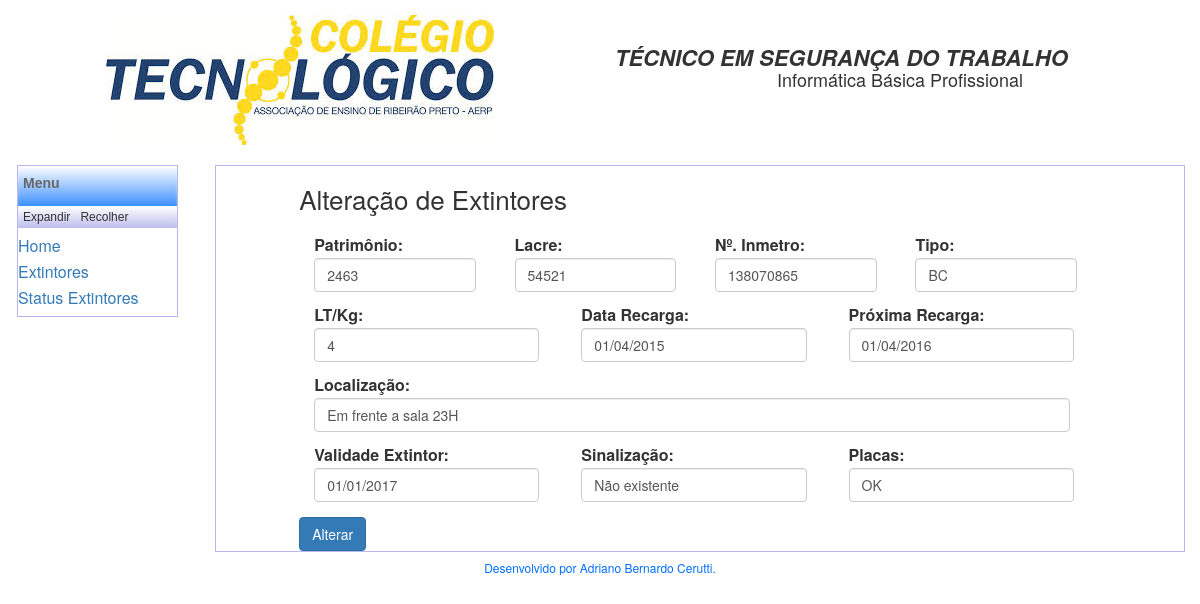
Page /alterar.php?id=64 on the committed database.
### tables this page shows
CREATE TABLE IF NOT EXISTS `requisitos` (
`id` int(11) NOT NULL,
  `patrimonio` varchar(50) NOT NULL,
  `lacre` varchar(50) NOT NULL,
  `inmetro` varchar(50) NOT NULL,
  `tipo` varchar(50) NOT NULL,
  `lt_kg` varchar(50) NOT NULL,
  `data_recarga` date NOT NULL,
  `prox_recarga` date NOT NULL,
  `localizacao` varchar(255) DEFAULT NULL,
  `validade_extintor` date NOT NULL,
  `sinalizacao` varchar(50) NOT NULL,
  `placas` varchar(50) NOT NULL
);

### alterar.php (the view, shortened to what this page needs)
<?php include("include/header.php");?>
<?php include("include/menu.php");?>
	<div class="col-md-10">
		<section>
			<div class="row">
				<div class="col-md-10 col-md-offset-1">
					<form action="#" method="post">
						<fieldset>
							<legend>Alteração de Extintores</legend>
							<?php
								include("include/conexao.php");
								$id = $_GET["id"];
								$qr = mysqli_query($con, "SELECT * FROM requisitos WHERE id = '$id' ");
								while ($dados = mysqli_fetch_array($qr)) {
									$patrimonio 		= $dados["patrimonio"];
									$lacre 				= $dados["lacre"];
									$inmetro 			= $dados["inmetro"];
									$tipo 				= $dados["tipo"];
									$lt_kg 				= $dados["lt_kg"];
									$data_recarga 		= $dados["data_recarga"];
									$prox_recarga 		= $dados["prox_recarga"];
									$localizacao 		= $dados["localizacao"];
									$validade_extintor 	= $dados["validade_extintor"];
									$sinalizacao 		= $dados["sinalizacao"];
									$placas 			= $dados["placas"];
									$data_recarga = implode("/",array_reverse(explode("-",$data_recarga)));
									$prox_recarga = implode("/",array_reverse(explode("-",$prox_recarga)));
									$validade_extintor = implode("/",array_reverse(explode("-",$validade_extintor)));
							?>
								<div id="frmPatrimonio" class="col-md-3">
									<div class="form-group">
										<label for="patrimonio">Patrimônio:</label>
										<input type="text" class="form-control" id="patrimonio" value="<?php echo $patrimonio;?>">
									</div>
								</div>
								<div id="frmLacre" class="col-md-3">
									<div class="form-group">
										<label for="lacre">Lacre:</label>
										<input type="text" class="form-control" id="lacre" value="<?php echo $lacre;?>">
									</div>
								</div>
								<div id="frmInmetro" class="col-md-3">
									<div class="form-group">
										<label for="inmetro">Nº. Inmetro:</label>
										<input type="text" class="form-control" id="inmetro" value="<?php echo $inmetro;?>">
									</div>
								</div>
								<div id="frmTipo" class="col-md-3">
									<div class="form-group">
										<label for="tipo">Tipo:</label>
										<input type="text" class="form-control" id="tipo" value="<?php echo $tipo;?>">
									</div>
								</div>
								<div id="frmLt-kg" class="col-md-4">
									<div class="form-group">
										<label for="lt_kg">LT/Kg:</label>
										<input type="text" class="form-control" id="lt_kg" value="<?php echo $lt_kg;?>">
									</div>
								</div>
								<div id="frmDataRecarga" class="col-md-4">
									<div class="form-group">
										<label for="data_recarga">Data Recarga:</label>
										<input type="text" class="form-control" id="data_recarga" value="<?php echo $data_recarga;?>">
									</div>
								</div>
								<div id="frmProxRecarga" class="col-md-4">
									<div class="form-group">
										<label for="prox_recarga">Próxima Recarga:</label>
										<input type="text" class="form-control" id="prox_recarga" value="<?php echo $prox_recarga;?>">
									</div>
								</div>
								<div id="frmLocalizacao" class="col-md-12">
									<div class="form-group">
										<label for="localizacao">Localização:</label>
										<input type="text" class="form-control" id="localizacao" value="<?php echo $localizacao;?>">
									</div>
								</div>
								<div id="frmValExt" class="col-md-4">
									<div class="form-group">
										<label for="validade_extintor">Validade Extintor:</label>
										<input type="text" class="form-control" id="validade_extintor" value="<?php echo $validade_extintor;?>">
									</div>
								</div>
								<div id="frmSinal" class="col-md-4">
									<div class="form-group">
										<label for="sinalizacao">Sinalização:</label>
										<input type="text" class="form-control" id="sinalizacao" value="<?php echo $sinalizacao;?>">
									</div>
								</div>
								<div id="frmPlacas" class="col-md-4">
									<div class="form-group">
										<label for="placas">Placas:</label>
										<input type="text" class="form-control" id="placas" value="<?php echo $placas;?>">
									</div>
								</div>
							<?php
								}
							?>
							<input type="button" value="Alterar" id="alterar" class="btn btn-primary"/>
						</fieldset>
					</form>
				</div>
			</div>
		</section>
	</div>
<?php include("include/footer.php");?>

### css/style.css (style rules this page uses)
html,body,div,span,object,iframe,h1,h2,h3,h4,h5,h6,p,blockquote,pre,abbr,address,cite,code,del,dfn,em,img,ins,kbd,q,samp,small,strong,sub,sup,var,b,i,dl,dt,dd,ol,ul,li,fieldset,form,label,legend,table,caption,tbody,tfoot,thead,tr,th,td,article,aside,canvas,details,figcaption,figure,footer,header,hgroup,menu,nav,section,summary,time,mark,audio,video { margin:0;padding:0;border:0;outline:0;font-size:100%;vertical-align:baseline;background:transparent }
body { line-height:1 }
article,aside,details,figcaption,figure,footer,header,hgroup,menu,nav,section { display:block }
input,select { vertical-align:middle }
section { border: 1px solid #B6B7EA; float: left; margin-top: 20px; margin-bottom: 5px; width: 100%; }
fieldset { margin: 20px 0 0 0; }
fieldset legend { font-size: 26px; margin: 10px 0 25px 0; }
label { margin-bottom: 5px; }
input[type="text"] { width: 95%; }
input#localizacao { width: 98%; }

### rows in the picture
requisitos: patrimonio "2463", lacre "54521", inmetro "138070865", tipo "BC", lt_kg "4", data_recarga "01/04/2015", prox_recarga "01/04/2016", localizacao "Em frente a sala 23H", validade_extintor "01/01/2017", sinalizacao "Não existente", placas "OK"
